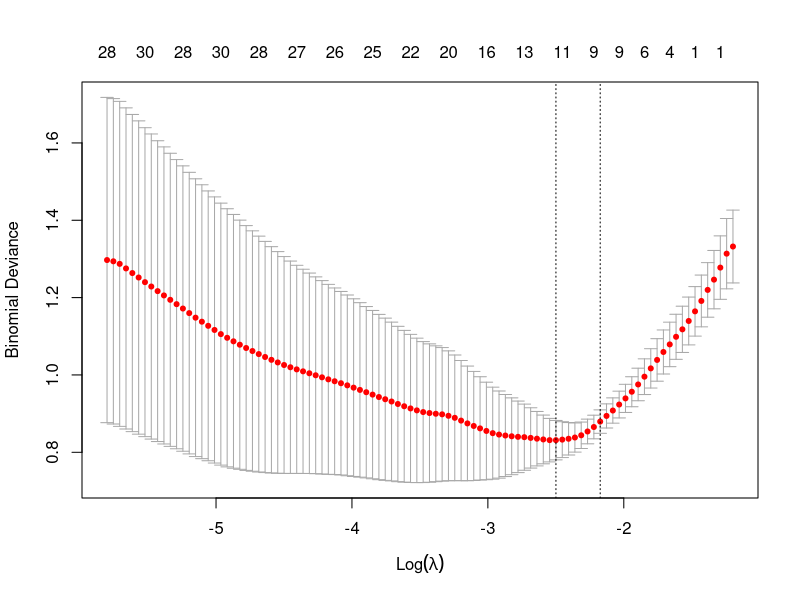

Here is the R script that generated this plot:
library(glmnet)

# setup working directory
setwd(getwd())

# read input data
raw_data <- read.csv("I2000.txt", header = FALSE, sep = " ")
data = t(as.matrix(raw_data))

raw_tissues = read.csv("tissues.txt", header = FALSE, sep = " ")
tissues = c(raw_tissues < 0) * 1

set.seed(1)
model = cv.glmnet(data, tissues, family = "binomial", type.measure = "deviance", alpha = 1, nfolds = 5)

#evaluate performance of model (deviance)
plot(model)
minlambda <- model$lambda.min
deviance <- model$cvm[which(model$lambda == minlambda)]
predictors <- model$nzero[which(model$lambda == minlambda)]

set.seed(1)
modelauc <- cv.glmnet(data, tissues, family = "binomial", type.measure = "auc", alpha = 1, nfolds = 5)
minauclambda <- modelauc$lambda.min
#get auc of model with the lowest deviance
auc <- modelauc$cvm[which(model$lambda == minlambda)]

minlambda
deviance
auc
predictors